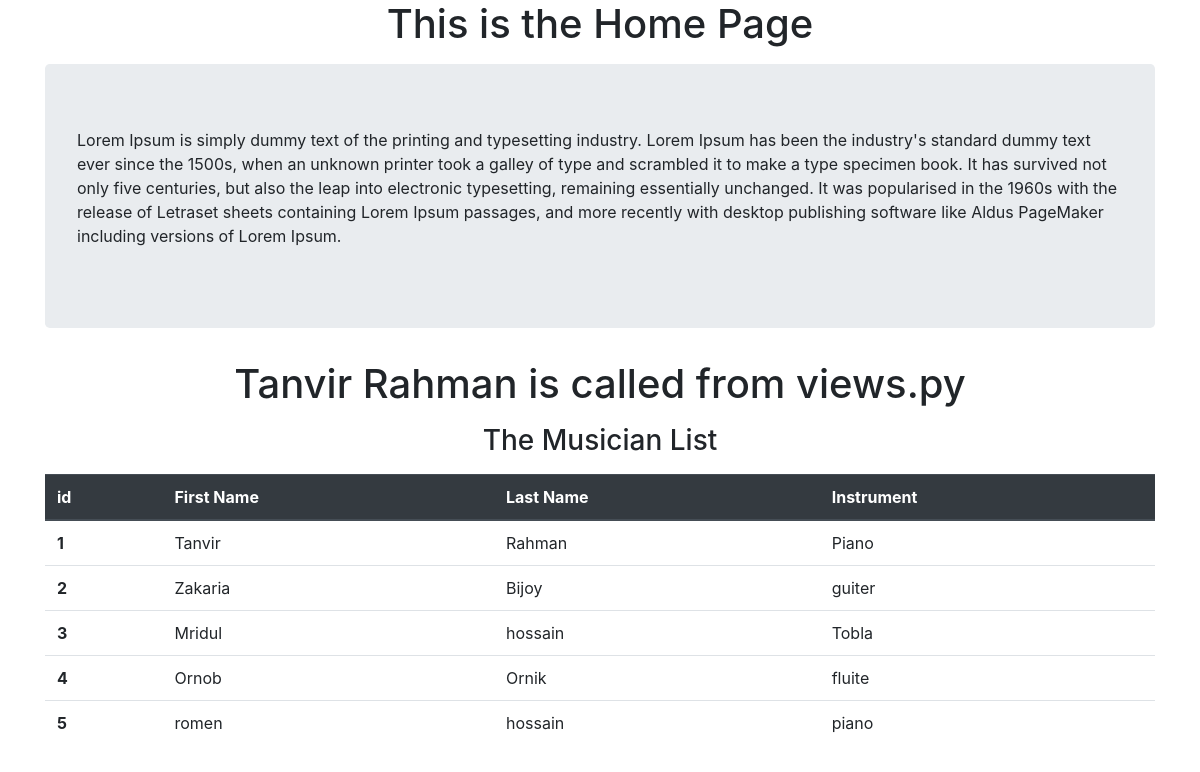
The app's page /firstapp/ with its own data.
### firstapp/models.py (models this page shows, shortened)
class Musician(models.Model):
    first_name = models.CharField(max_length = 150)
    last_name = models.CharField(max_length=150)
    instrument = models.CharField(max_length=150)

### firstapp/views.py (the view)
# urls.py: path('',views.home,name='home'),
def home(request):
    musician_list = Musician.objects.order_by('id')
    diction = {'text1':"Tanvir Rahman is called from views.py",'musician_list':musician_list}
    return render(request,'firstapp/index.html',context = diction)

### templates/firstapp/index.html (shortened to what this page needs)
<html>
{% load static %}
    <head>
        <link rel="stylesheet" href= "{% static "firstapp/css/bootstrap.css" %}"
    </head>
    <body>
        <div class="container">
            <center><h1><label>This is the Home Page</label></h1></center>
            <div class="jumbotron">
            <p>
                Lorem Ipsum is simply dummy text of the printing and typesetting industry. Lorem Ipsum has been the industry's standard dummy text ever since the 1500s, when an unknown printer took a galley of type and scrambled it to make a type specimen book. It has survived not only five centuries, but also the leap into electronic typesetting, remaining essentially unchanged. It was popularised in the 1960s with the release of Letraset sheets containing Lorem Ipsum passages, and more recently with desktop publishing software like Aldus PageMaker including versions of Lorem Ipsum.
            </p>
                </div>
            <center><h1><label>{{text1}}</label></h1></center>
            <center><h3><label>The Musician List</label></h3></center>
            <table class="table">
                      <thead class="thead-dark">
                        <tr>
                          <th scope="col">id</th>
                          <th scope="col">First Name</th>
                          <th scope="col">Last Name</th>
                          <th scope="col">Instrument</th>
                        </tr>
                      </thead>
                      <tbody>
                      {% for row in  musician_list %}
                        <tr>
                          <th scope="row">{{row.id}}</th>
                          <td>{{row.first_name}}</td>
                          <td>{{row.last_name}}</td>
                          <td>{{row.instrument}}</td>
                        </tr>
                      {% endfor %}
                      </tbody>
            </table>
        </div>
    </body>
</html>

### records on screen
Musician: id "1", first_name "Tanvir", last_name "Rahman", instrument "Piano"
Musician: id "2", first_name "Zakaria", last_name "Bijoy", instrument "guiter"
Musician: id "3", first_name "Mridul", last_name "hossain", instrument "Tobla"
Musician: id "4", first_name "Ornob", last_name "Ornik", instrument "fluite"
Musician: id "5", first_name "romen", last_name "hossain", instrument "piano"

### other values on screen
{{ text1 }} "Tanvir Rahman is called from views.py"
